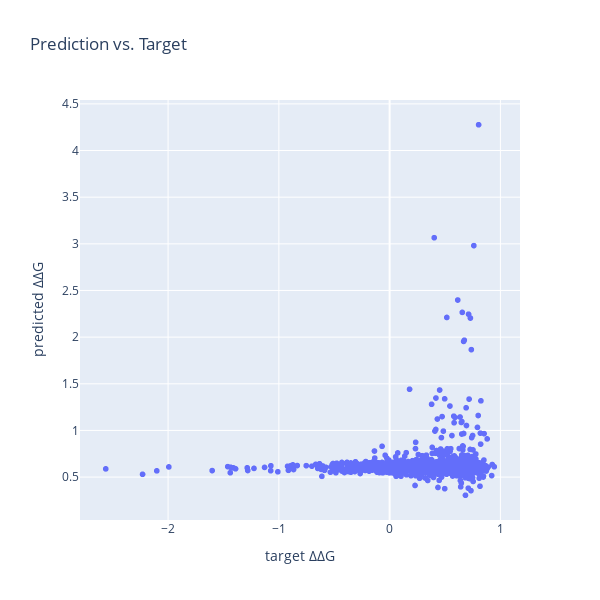

Notebook code cell kept with this figure:
### Code cell
import numpy as np
import torch
import pickle

with open("./test/mavedb_2vn5/test_pred_y.pkl", "rb") as pred_y_file:
    test_pred_y = pickle.load(pred_y_file)

pred = test_pred_y["pred"]
y = test_pred_y["y"]

pred = torch.tensor(pred)
y = torch.tensor(y)
print(len(pred))

from torchmetrics.functional import mean_squared_error, mean_absolute_error, spearman_corrcoef, pearson_corrcoef
mse = mean_squared_error(pred, y)
mae = mean_absolute_error(pred, y)
abs_err_std = torch.std(torch.abs(pred - y))
spearman_cc = spearman_corrcoef(pred, y)
pearson_cc = pearson_corrcoef(pred, y)
print(f"mse: {mse}; mae: {mae}; std: {abs_err_std}; scc: {spearman_cc}; pcc: {pearson_cc}")


import plotly.express as px
import pandas as pd

df = pd.DataFrame(test_pred_y)

# 使用Plotly创建散点图
fig = px.scatter(df, x='y', y='pred', hover_name='name', title='Prediction vs. Target',
                 labels={'y': 'target ΔΔG', 'pred': 'predicted ΔΔG'},
                 width=600, height=600)

# 显示图表
fig.show()

### Figure 1 — Plotly figure (JSON) as saved in the notebook; plotly's stock layout.template omitted (floating-point values rounded to 4 significant figures; data arrays with more than 128 entries replaced by an {"elided": "..."} marker saying what was removed)
{"data": [{"hovertemplate": "<b>%{hovertext}</b><br><br>target ΔΔG=%{x}<br>predicted ΔΔG=%{y}<extra></extra>", "hovertext": {"elided": "2543 str values"}, "legendgroup": "", "marker": {"color": "#636efa", "symbol": "circle"}, "mode": "markers", "name": "", "showlegend": false, "type": "scattergl", "x": {"elided": "2543 float values"}, "xaxis": "x", "y": {"elided": "2543 float values"}, "yaxis": "y"}], "layout": {"height": 600, "legend": {"tracegroupgap": 0}, "title": {"text": "Prediction vs. Target"}, "width": 600, "xaxis": {"anchor": "y", "domain": [0, 1], "title": {"text": "target ΔΔG"}}, "yaxis": {"anchor": "x", "domain": [0, 1], "title": {"text": "predicted ΔΔG"}}}}
